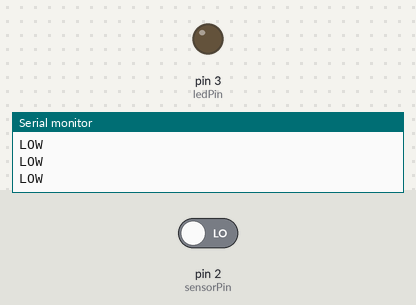
Bench run of a sketch on a simulated Arduino Uno, built with avr-gcc and run on an emulated ATmega328P. On the bench: output pins drawn as LEDs (lit = HIGH), the last lines printed to the serial monitor. Inputs (shaded band) come from the test bench; at power-on: pin 2 (sensorPin) LOW.

Above: at 1.2 s.
1.3 s: pin 2 (sensorPin) driven HIGH
At 2.1 s:
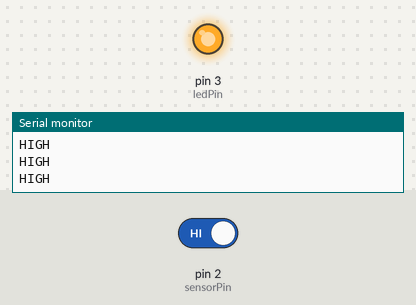
2.8 s: pin 2 (sensorPin) driven LOW
At 3.3 s:
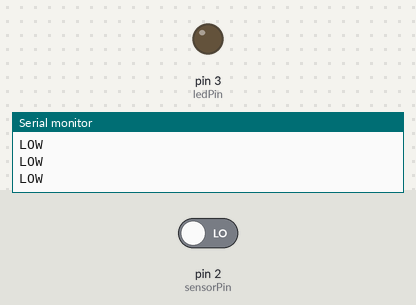
Timing chart, 0 to 5.8 s (numbered marks = the images above; inputs shaded):
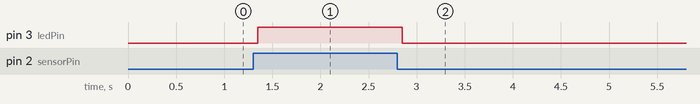

The sketch:

Task1.1P.ino
```cpp
int sensorPin=2;
int ledPin=3;
void setup()
{
  Serial.begin(9600);

  pinMode(sensorPin, INPUT);
  pinMode(ledPin,OUTPUT);
  digitalWrite(ledPin,LOW);
  digitalWrite(sensorPin, LOW);
  delay(50);
}

void loop()
{
  if(digitalRead(sensorPin)==HIGH){
    Serial.println("HIGH");
    digitalWrite(ledPin,HIGH);
    delay(50);

  } else if(digitalRead(sensorPin)==LOW){
    Serial.println("LOW");
    digitalWrite(ledPin,LOW);
    delay(50);
  }

  delay(50);


}
```

Measured:
- after the input at 1.3 s, pin 3 (ledPin): LOW → HIGH after 0.05 s
- after the input at 2.8 s, pin 3 (ledPin): HIGH → LOW after 0.05 s
